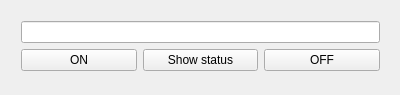
<?xml version="1.0" encoding="UTF-8"?>
<ui version="4.0">
 <class>MainWindow</class>
 <widget class="QMainWindow" name="MainWindow">
  <property name="geometry">
   <rect>
    <x>0</x>
    <y>0</y>
    <width>400</width>
    <height>95</height>
   </rect>
  </property>
  <property name="windowTitle">
   <string>Light</string>
  </property>
  <property name="windowIcon">
   <iconset resource="icon.qrc">
    <normaloff>:/icon/icon.svg</normaloff>:/icon/icon.svg</iconset>
  </property>
  <widget class="QWidget" name="centralWidget">
   <widget class="QWidget" name="layoutWidget">
    <property name="geometry">
     <rect>
      <x>10</x>
      <y>10</y>
      <width>381</width>
      <height>74</height>
     </rect>
    </property>
    <layout class="QVBoxLayout" name="verticalLayout">
     <item>
      <widget class="QLineEdit" name="lineEdit"/>
     </item>
     <item>
      <layout class="QHBoxLayout" name="horizontalLayout">
       <item>
        <widget class="QPushButton" name="pushButton">
         <property name="text">
          <string>ON</string>
         </property>
        </widget>
       </item>
       <item>
        <widget class="QPushButton" name="pushButton_3">
         <property name="text">
          <string>Show status</string>
         </property>
        </widget>
       </item>
       <item>
        <widget class="QPushButton" name="pushButton_2">
         <property name="text">
          <string>OFF</string>
         </property>
        </widget>
       </item>
      </layout>
     </item>
    </layout>
   </widget>
  </widget>
 </widget>
 <layoutdefault spacing="6" margin="11"/>
 <resources>
  <include location="icon.qrc"/>
 </resources>
 <connections/>
</ui>
